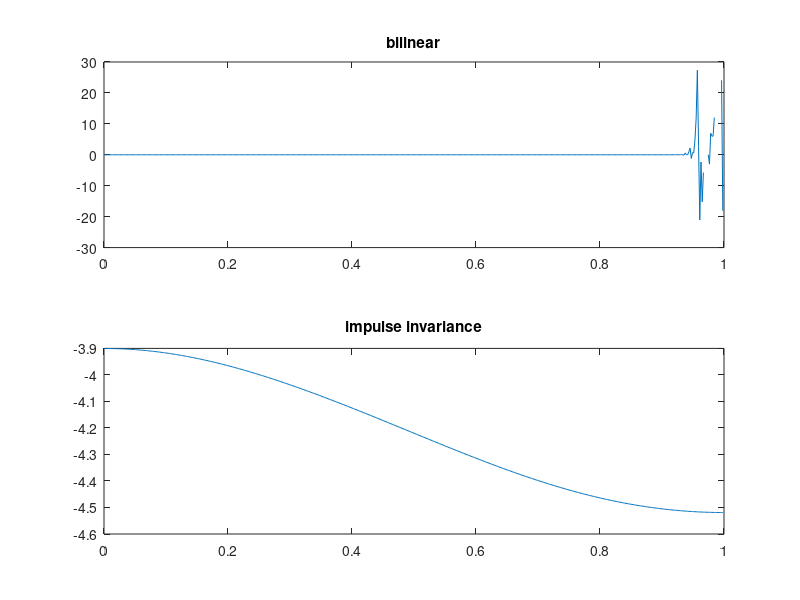

Source code (MATLAB):
clc, close all;
wp = 30;
ws = 40;
rp = 1;
rs = 30;
T=0.01;
[Nb, wcb] = buttord(wp,ws,rp,rs,'s');
[bb_s, ab_s] = butter(Nb,wcb,'s');
[bb_z1, ab_z1] = bilinear(bb_s,ab_s,1/T);
[Hbd, wbd] = freqz(bb_z1,ab_z1); 
subplot(211);
 plot(wbd/pi,20*log10(abs(Hbd)));
 title('bilinear');
[bb_z2, ab_z2] = impinvar(bb_s,ab_s);
[Hbd, wbd] = freqz(bb_z2,ab_z2);
subplot(212);
plot(wbd/pi,20*log10(abs(Hbd)));
title('impulse invariance');
